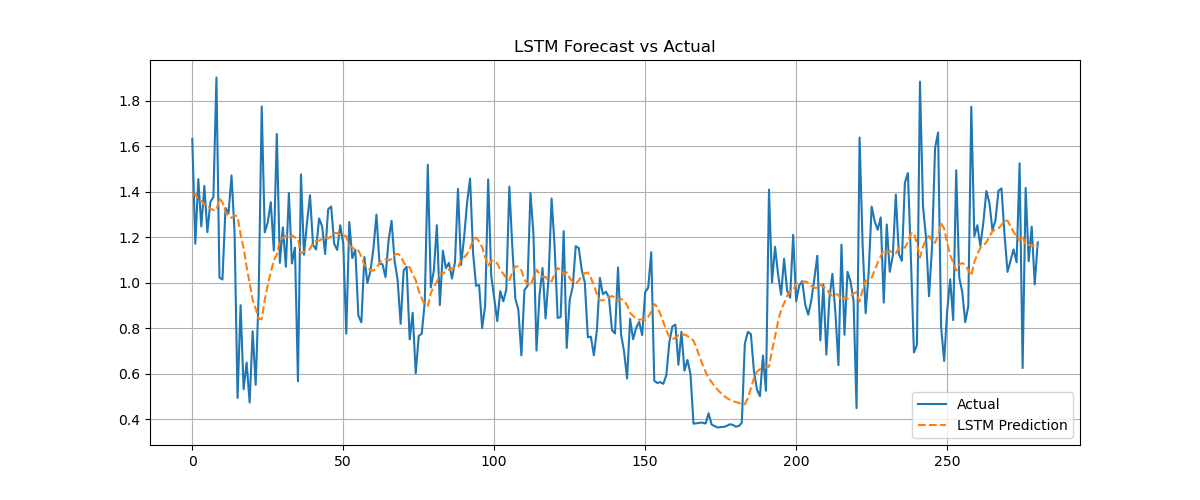

Python code for this plot:
import pandas as pd
import numpy as np
import matplotlib.pyplot as plt
import torch
import torch.nn as nn
from sklearn.preprocessing import MinMaxScaler
from sklearn.metrics import mean_squared_error

# 데이터 파일 경로 설정
file_path = 'household_power_consumption.txt'
# 데이터 로드
df = pd.read_csv(
    file_path,
    sep=';',  # 세미콜론으로 구분된 텍스트 파일
    parse_dates={'Datetime': ['Date', 'Time']},
    infer_datetime_format=True,
    na_values='?',
    low_memory=False
)

# 데이터의 shape 확인
print(df.shape)

# 데이터의 head 확인
print(df.head())

# 전력 소비 컬럼을 float으로 변환
df['Global_active_power'] = pd.to_numeric(df['Global_active_power'], errors='coerce')

# 결측치 제거
df = df.dropna()

# 시간 인덱스 설정
df.set_index('Datetime', inplace=True)

# 1일 단위로 리샘플링 
daily_power = df['Global_active_power'].resample('D').mean()
daily_power = daily_power.dropna()

# 2. 정규화
scaler = MinMaxScaler()
ts_scaled = scaler.fit_transform(daily_power.values.reshape(-1, 1))




# 3. 시퀀스 생성 함수
def create_sequences(data, seq_len):
    xs, ys = [], []
    for i in range(len(data) - seq_len):
        x = data[i:i+seq_len]
        y = data[i+seq_len]
        xs.append(x)
        ys.append(y)
    return np.array(xs), np.array(ys)

SEQ_LEN = 30
X, y = create_sequences(ts_scaled, SEQ_LEN)

# 4. 학습/테스트 분할
train_size = int(len(X) * 0.8)
X_train, y_train = X[:train_size], y[:train_size]
X_test, y_test = X[train_size:], y[train_size:]

# 5. Tensor 변환
X_train = torch.tensor(X_train, dtype=torch.float32)
y_train = torch.tensor(y_train, dtype=torch.float32)
X_test = torch.tensor(X_test, dtype=torch.float32)
y_test = torch.tensor(y_test, dtype=torch.float32)

# 6. LSTM 모델 정의
class LSTMModel(nn.Module):
    def __init__(self, input_size=1, hidden_size=64, num_layers=2):
        super().__init__()
        self.lstm = nn.LSTM(input_size, hidden_size, num_layers, batch_first=True)
        self.fc = nn.Linear(hidden_size, 1)

    def forward(self, x):
        out, _ = self.lstm(x)
        out = self.fc(out[:, -1])
        return out

model = LSTMModel()

# 7. 학습 설정
criterion = nn.MSELoss()
optimizer = torch.optim.Adam(model.parameters(), lr=0.001)
EPOCHS = 300

# 8. 학습 루프
for epoch in range(EPOCHS):
    model.train()
    output = model(X_train)
    loss = criterion(output, y_train)
    optimizer.zero_grad()
    loss.backward()
    optimizer.step()
    if epoch % 10 == 0:
        print(f"Epoch {epoch}, Loss: {loss.item():.4f}")

# 9. 예측 및 역정규화
model.eval()
with torch.no_grad():
    preds = model(X_test).numpy()

preds_rescaled = scaler.inverse_transform(preds)
y_test_rescaled = scaler.inverse_transform(y_test.numpy())

# 10. 시각화
plt.figure(figsize=(12, 5))
plt.plot(y_test_rescaled, label='Actual')
plt.plot(preds_rescaled, label='LSTM Prediction', linestyle='--')
plt.legend()
plt.title('LSTM Forecast vs Actual')
plt.grid(True)
plt.show()

# 11. MSE 평가
mse = mean_squared_error(y_test_rescaled, preds_rescaled)
print(f"LSTM MSE: {mse:.4f}")
